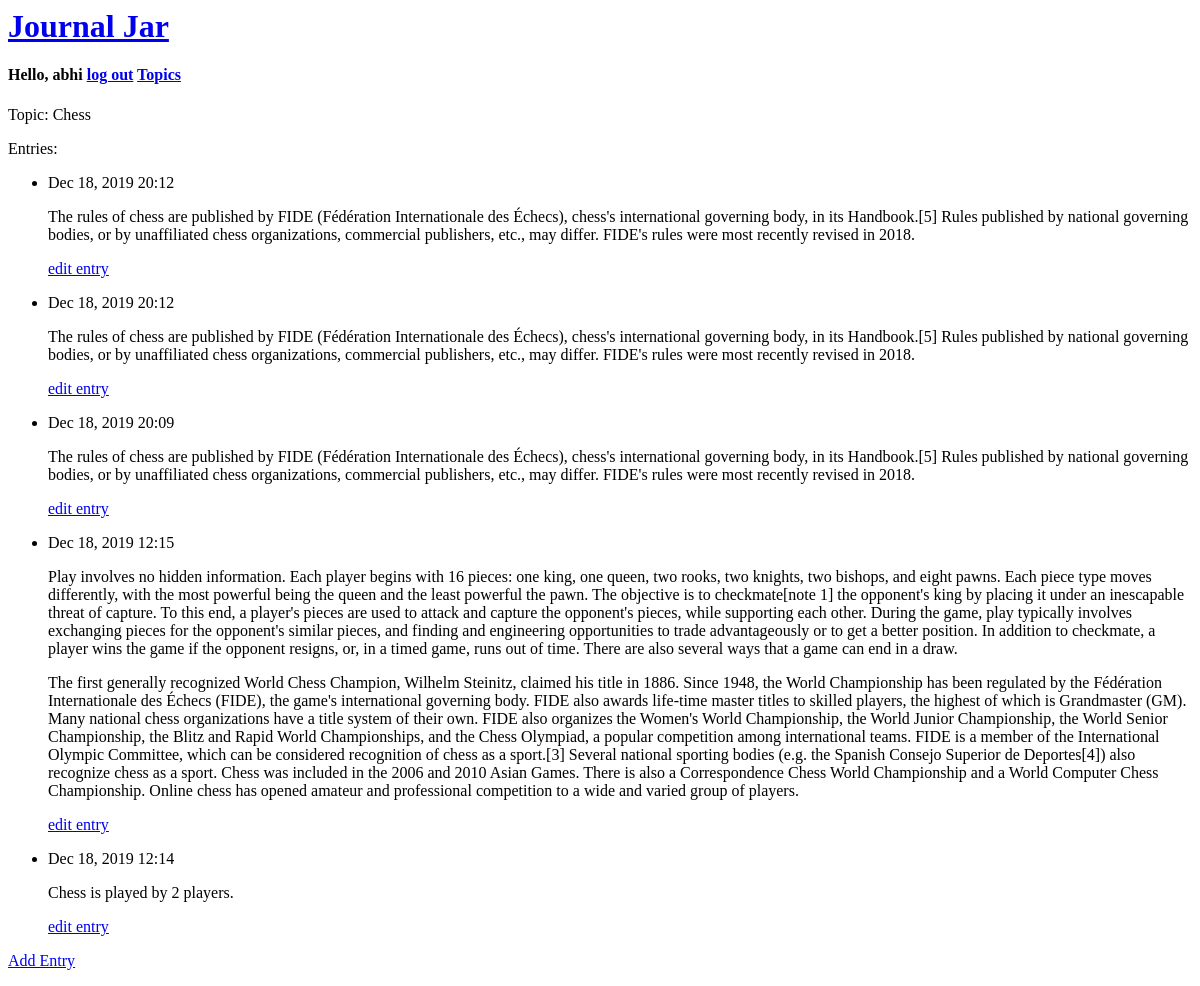
Before: /topics/1/ (signed in) with the older database file.
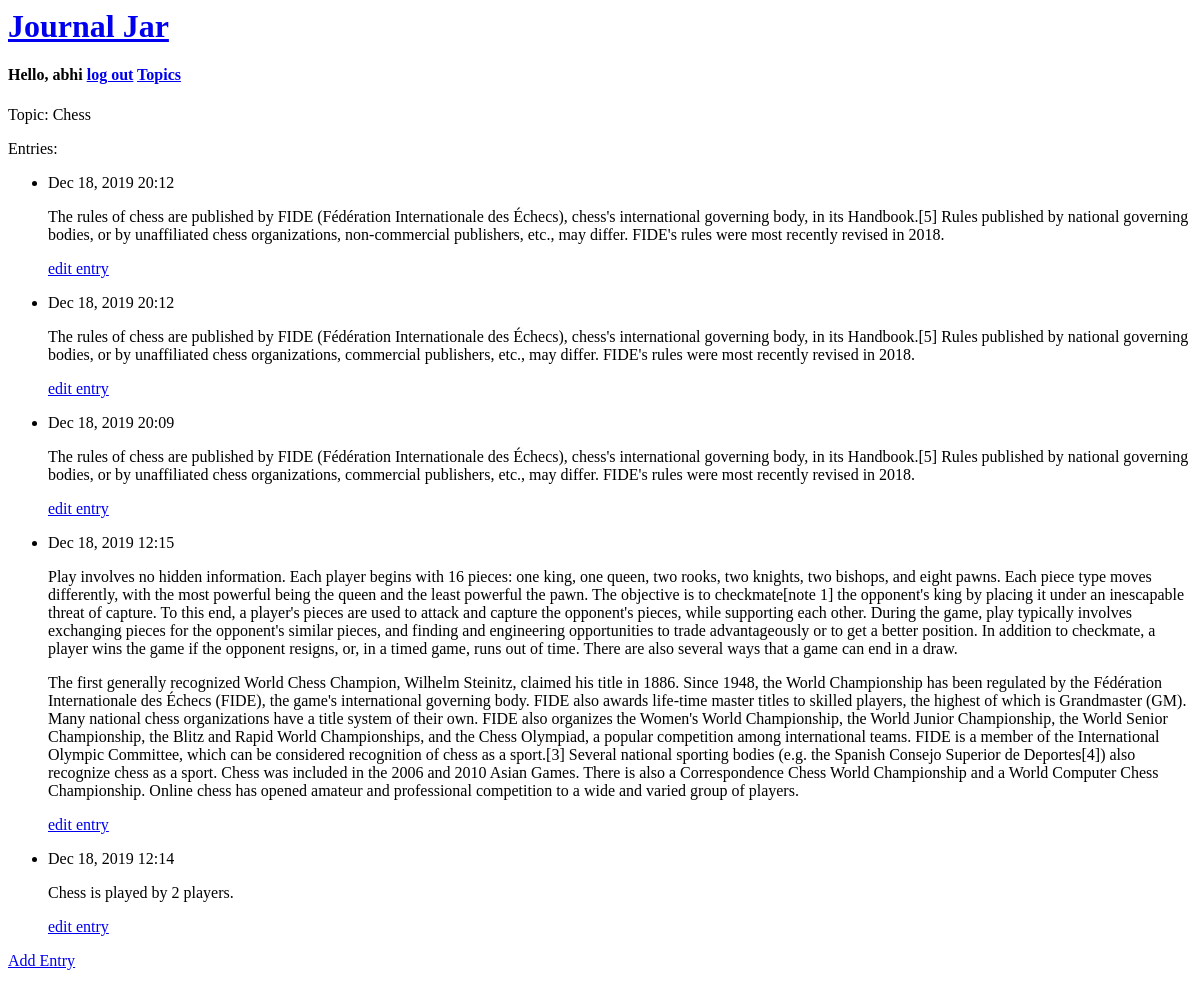
After: the same page with the newer database file.
### jar/models.py (models this page shows, shortened)
class Topic(models.Model):
    text = models.CharField(max_length=50)
    date_added = models.DateTimeField(auto_now_add=True)
    owner = models.ForeignKey(User, on_delete=models.CASCADE)
    def __str__(self):
        return self.text

class Entry(models.Model):
    topic = models.ForeignKey(Topic, on_delete = models.CASCADE)
    text = models.TextField()
    date_added = models.DateTimeField(auto_now_add=True)
    class Meta:
        verbose_name_plural = 'entries'

### jar/views.py (the view)
# urls.py: path('topics/<int:topic_id>/',views.topic, name='topic'),
@login_required
def topic(request, topic_id):
    topic = Topic.objects.get(id=topic_id)
    print(topic)
    entries = topic.entry_set.order_by('-date_added')
    context = {'topic': topic, 'entries': entries}
    return render(request, 'jar/topic.html', context)

### jar/templates/jar/topic.html
{% extends 'jar/base.html' %}
{% block content %}
  <p>Topic: {{ topic }}</p>
  <p>Entries:</p>
  <ul>
    {% for entry in entries %}
    <li>
      <p>{{ entry.date_added|date:'M d, Y H:i' }}</p>
      <p>{{ entry.text|linebreaks }}</p>
      <p><a href="{% url 'jar:edit_entry' entry.id %}">edit entry</a></p>
    </li>
    {% empty %}
    <li>
      There are no entries for this topic yet.
    </li>
    {% endfor %}
  </ul>
  <p><a href="{% url 'jar:new_entry' topic.id%}">Add Entry</a></p>
{% endblock content %}

### jar/templates/jar/base.html
<h1>
  <a href = "{% url 'jar:index' %}">Journal Jar</a>
</h1>
<h4>
  {% if user.is_authenticated %}
    Hello, {{ user.username }}
    <a href="{% url 'users:logout' %}">log out</a>
  {% else %}
    <a href="{% url 'users:register' %}">Register</a>
    <a href="{% url 'users:login' %}">log in</a>
  {% endif %}
  <a href = "{% url 'jar:topics' %}">Topics</a>
</h4>
{% block content %}{% endblock content %}

Changed rows visible on the page:
changed Entry: text "…by unaffiliated chess organizations, commercial publishers, etc., may differ.…" → "…by unaffiliated chess organizations, non-commercial publishers, etc., may differ.…"
